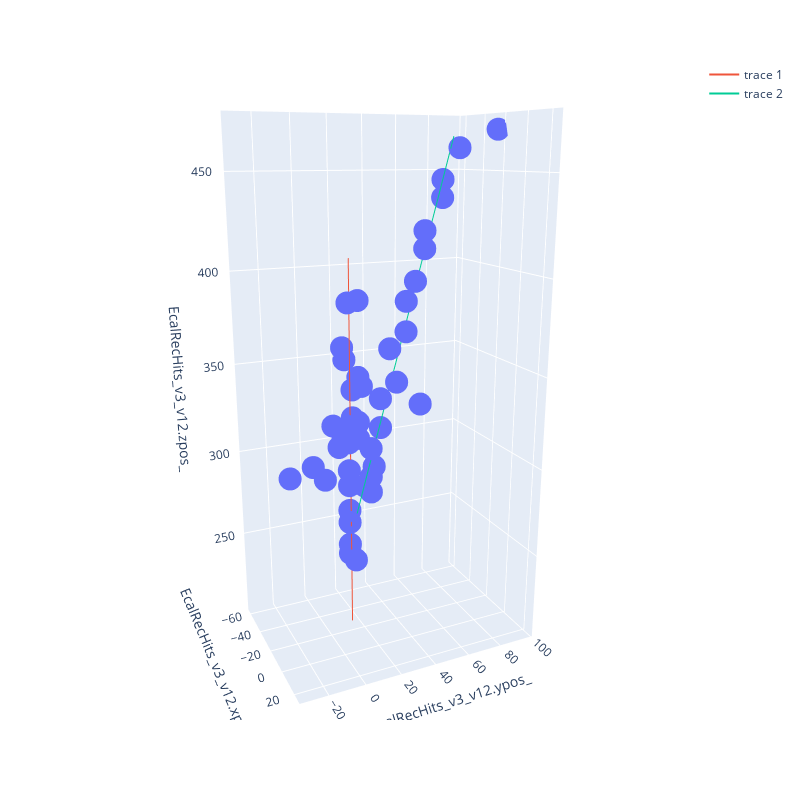

Notebook cell for this chart:
### Code cell
#npoints=18, a=(-22.243523,13.644948,308.469444), b=(0.053939,-0.023376,-0.998271)
#npoints=15, a=(-16.126554,42.379603,373.243333), b=(0.113993,-0.325988,-0.938476)

#a is the anchor point
#b is the direction
def formLine(a,b, step = 100):
    #a0 -> x
    #a1 -> y
    #a2 -> z
    
    x0 = a[0]
    y0 = a[1]
    z0 = a[2]
    
    x1 = a[0] + b[0]*step
    y1 = a[1] + b[1]*step
    z1 = a[2] + b[2]*step
    
    x2 = a[0] - b[0]*step
    y2 = a[1] - b[1]*step
    z2 = a[2] - b[2]*step
    
    x = np.array([x0,x1,x2])
    y = np.array([y0,y1,y2])
    z = np.array([z0,z1,z2])
    
    return (x,y,z)

line  = formLine(a=(-22.243523,13.644948,308.469444), b=(0.053939,-0.023376,-0.998271))
line2 = formLine(a=(-16.126554,42.379603,373.243333), b=(0.113993,-0.325988,-0.938476))


trace1 = go.Scatter3d(x=line[0],y=line[1],z=line[2],mode='lines') 
trace2 = go.Scatter3d(x=line2[0],y=line2[1],z=line2[2],mode='lines') 

fig.add_trace(trace1)
fig.add_trace(trace2)
fig.show()

### Figure 1 — Plotly figure (JSON) as saved in the notebook; plotly's stock layout.template omitted (floating-point values rounded to 4 significant figures)
{"data": [{"hovertemplate": "EcalRecHits_v3_v12.xpos_=%{x}<br>EcalRecHits_v3_v12.ypos_=%{y}<br>EcalRecHits_v3_v12.zpos_=%{z}<extra></extra>", "legendgroup": "", "marker": {"color": "#636efa", "symbol": "circle"}, "mode": "markers", "name": "", "scene": "scene", "showlegend": false, "type": "scatter3d", "x": [-12.51, -25.02, -8.341, 4.171, -29.19, -16.68, -62.56, -12.51, 20.85, 12.51, -25.02, -37.54, -20.85, -16.68, 25.02, -20.85, -20.85, -29.19, -29.19, -25.02, -20.85, -12.51, -29.19, -20.85, -20.85, -20.85, -20.85, -8.341, -16.68, -20.85, -8.341, -20.85, -20.85, -20.85, -25.02, -8.341, -20.85, -12.51, -25.02, -33.37, -16.68, -25.02, -33.37, -12.51], "y": [40.93, 19.26, 33.71, 40.93, 12.04, 33.71, 26.49, 40.93, -16.86, -31.3, 19.26, 26.49, 12.04, 48.16, -24.08, 55.38, 55.38, 69.83, 69.83, 77.05, 96.85, 12.04, 12.04, 12.04, 12.04, 12.04, 12.04, 19.26, 19.26, 12.04, 19.26, 26.49, 12.04, 12.04, 19.26, 19.26, 12.04, 26.49, 19.26, 19.26, 4.816, 4.816, 19.26, 26.49], "z": [387.1, 346.6, 346.6, 337.5, 362.4, 362.4, 346.6, 371.5, 312.8, 312.8, 387.1, 337.5, 387.1, 396.2, 321.9, 412.0, 421.0, 436.8, 445.9, 461.5, 470.6, 248.4, 312.8, 253.8, 266.9, 274, 288.5, 288.5, 288.5, 297.0, 297.0, 297.0, 312.8, 248.4, 312.8, 312.8, 321.9, 321.9, 321.9, 321.9, 312.8, 321.9, 337.5, 337.5]}, {"mode": "lines", "type": "scatter3d", "x": [-22.24, -16.85, -27.64], "y": [13.64, 11.31, 15.98], "z": [308.5, 208.6, 408.3]}, {"mode": "lines", "type": "scatter3d", "x": [-16.13, -4.727, -27.53], "y": [42.38, 9.781, 74.98], "z": [373.2, 279.4, 467.1]}], "layout": {"height": 800, "legend": {"tracegroupgap": 0}, "margin": {"t": 60}, "scene": {"aspectmode": "auto", "aspectratio": {"x": 0.6113, "y": 0.8945, "z": 1.829}, "camera": {"center": {"x": 0, "y": 0, "z": 0}, "eye": {"x": 2.389, "y": -1.105, "z": 0.7805}, "projection": {"type": "perspective"}, "up": {"x": 0, "y": 0, "z": 1}}, "domain": {"x": [0, 1], "y": [0, 1]}, "xaxis": {"title": {"text": "EcalRecHits_v3_v12.xpos_"}, "type": "linear"}, "yaxis": {"title": {"text": "EcalRecHits_v3_v12.ypos_"}, "type": "linear"}, "zaxis": {"title": {"text": "EcalRecHits_v3_v12.zpos_"}, "type": "linear"}}, "width": 800}}
